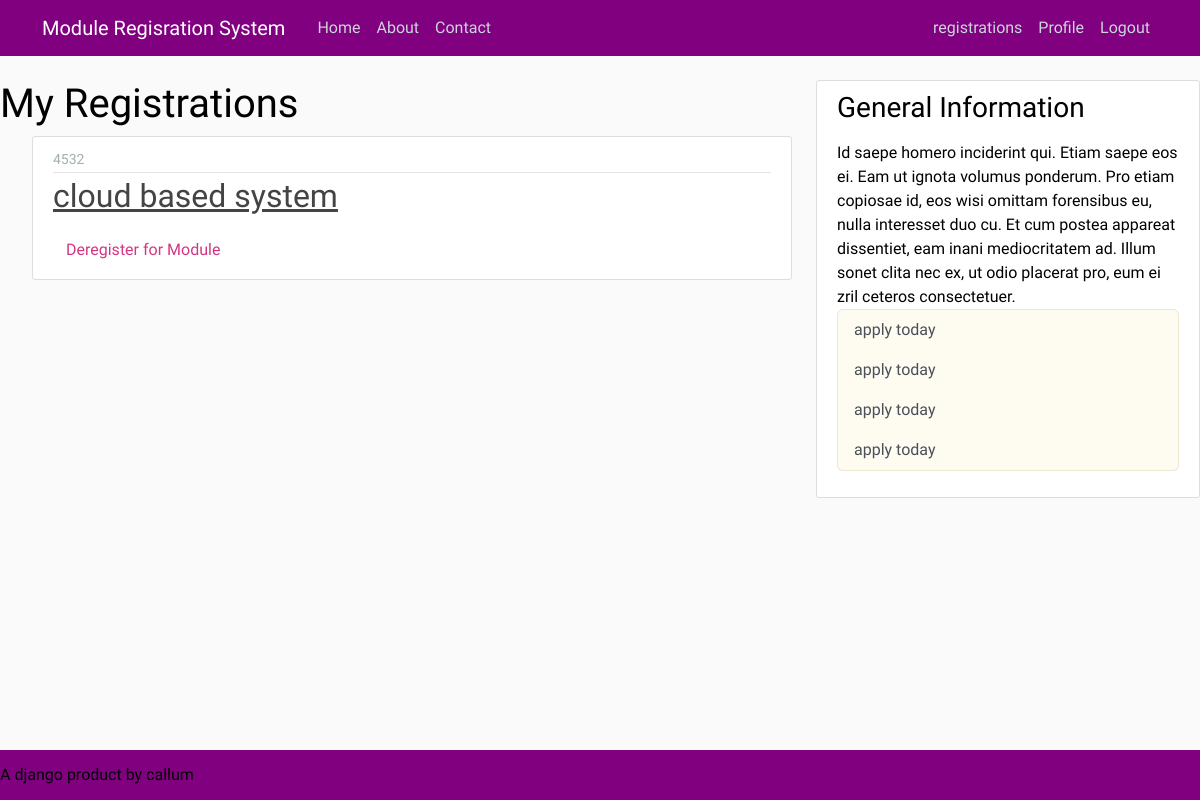
The page /registration_list (signed in) on the database as committed earlier.
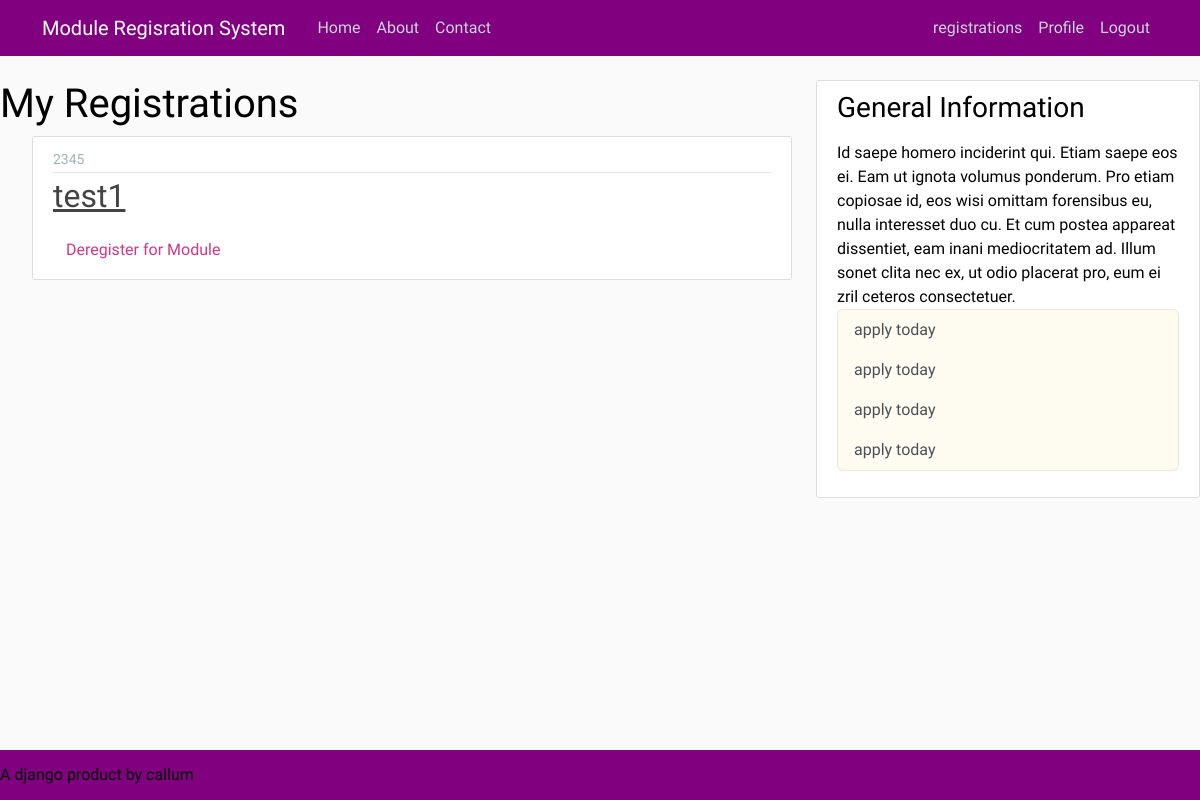
The same page on the database as committed later.
### ModuleRegisrationSystem/models.py (models this page shows)
class Registration(models.Model):
    student = models.ForeignKey(User,null= True, related_name= 'student', on_delete= models.CASCADE)
    module = models.ForeignKey(Module, null = True, related_name= 'module', on_delete= models.CASCADE)
    dOfRegistration = models.DateField(auto_now_add=True)
    def __str__(self):
        return f'{self.student} is assigned to {self.module}'

class Module(models.Model):
    Name = models.CharField(max_length = 100)
    Code = models.CharField(max_length = 100)
    Credit = models.CharField(max_length = 100)
    Category = models.CharField(max_length = 100)
    details = models.TextField()
    Availbity = models.CharField(max_length= 100, choices= [('yes', 'yes'), ('no', 'no')],default= 'yes')
    Groups = models.ManyToManyField(Group,related_name= 'modules')
    def __str__(self):
        return f'{self.Name}'

### ModuleRegisrationSystem/views.py (the view)
# urls.py: path('registration_list' , views.registration, name='registration'),
def registration(request):
    registration_list = Registration.objects.filter(student = request.user)
    print(registration_list)
    return render(request, 'ModuleRegisrationSystem/registration_list.html',{'title': 'My Registrations', 'registrations': registration_list})

### ModuleRegisrationSystem/templates/ModuleRegisrationSystem/registration_list.html (shortened to what this page needs)
{% extends "ModuleRegisrationSystem/base.html" %}
{% block content %}
    <h1>My Registrations</h1>
<ul>
{% for registration in registrations %}
    <article class="media content-section">
        <div class="media-body">
        <div class="article-metadata">
            <small class="text-muted">{{ registration.module.Code }}</small>
    </div>
    <h2><a class="article-title" href="#">{{ registration.module }}</a></h2>
    <form method="post" action="{% url 'ModuleRegisrationSystem:module-deregistration' registration.id %}">
        <button type="submit" class="btn text-danger">Deregister for Module</button>
    </form>
{% endfor %}
</ul>
{% endblock content %}

Rows that differ between the two databases and show on the page:
removed Registration: module.Code "4532", module "cloud based system"
added Registration: module.Code "2345", module "test1"
